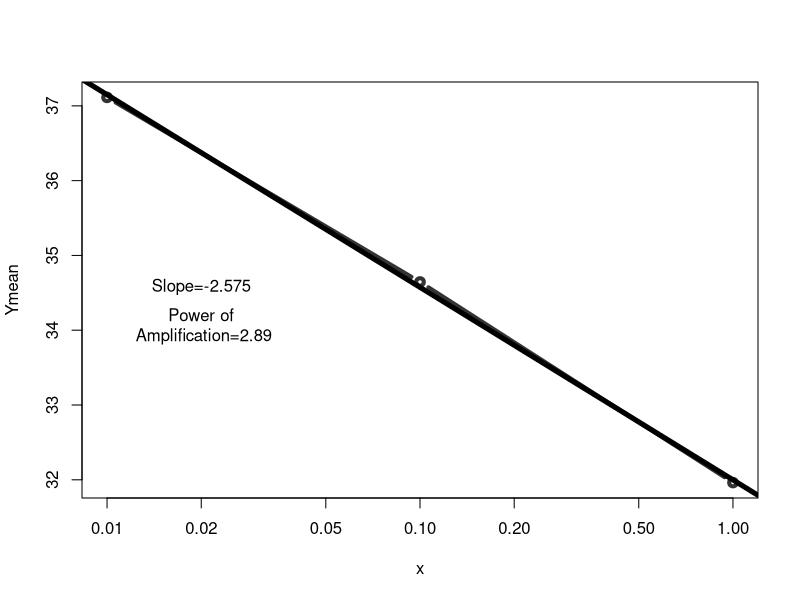
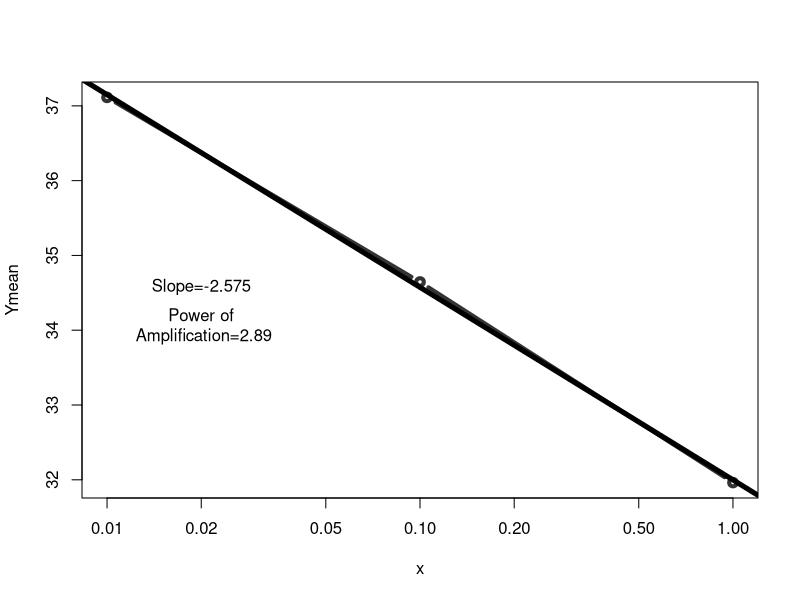

Write the R code that produced these figures, in order.
# x<-c(1,.1,.01,.001,0.0001)
x<-c(1,.1,.01)
y1<-c(32.028,	35.164,	37.310)
y2<-c(31.897,	34.127,	36.916)	
Ymean<-apply(rbind(y1,y2),2,mean)
	
a<-data.frame(x,y1,y2, Ymean)


b<-lm(formula=Ymean~log10(x), data=a)
d<-coefficients(b)
Slope<-d[2]
AmplEff<-(10^(-1*1/Slope)-1)*100
PowOfAmpl<-2*AmplEff/100


dev.new()
plot(Ymean~x,a, type="b", log="x", col="grey20", lwd=4 )
abline(b, col="black", lwd=5)
text(x=x[3]*2, y=mean(a$Ymean), paste("Slope=", round(d[2],3), sep=""))
text(x=x[3]*2, y=mean(a$Ymean)-.5, paste("Power of\n Amplification=", round(PowOfAmpl,3), sep=""))

svg("Outputs/STING-efficiency.svg")
plot(Ymean~x,a, type="b", log="x", col="grey20", lwd=4 )
abline(b, col="black", lwd=5)
text(x=x[3]*2, y=mean(a$Ymean), paste("Slope=", round(d[2],3), sep=""))
text(x=x[3]*2, y=mean(a$Ymean)-.5, paste("Power of\n Amplification=", round(PowOfAmpl,3), sep=""))
dev.off()